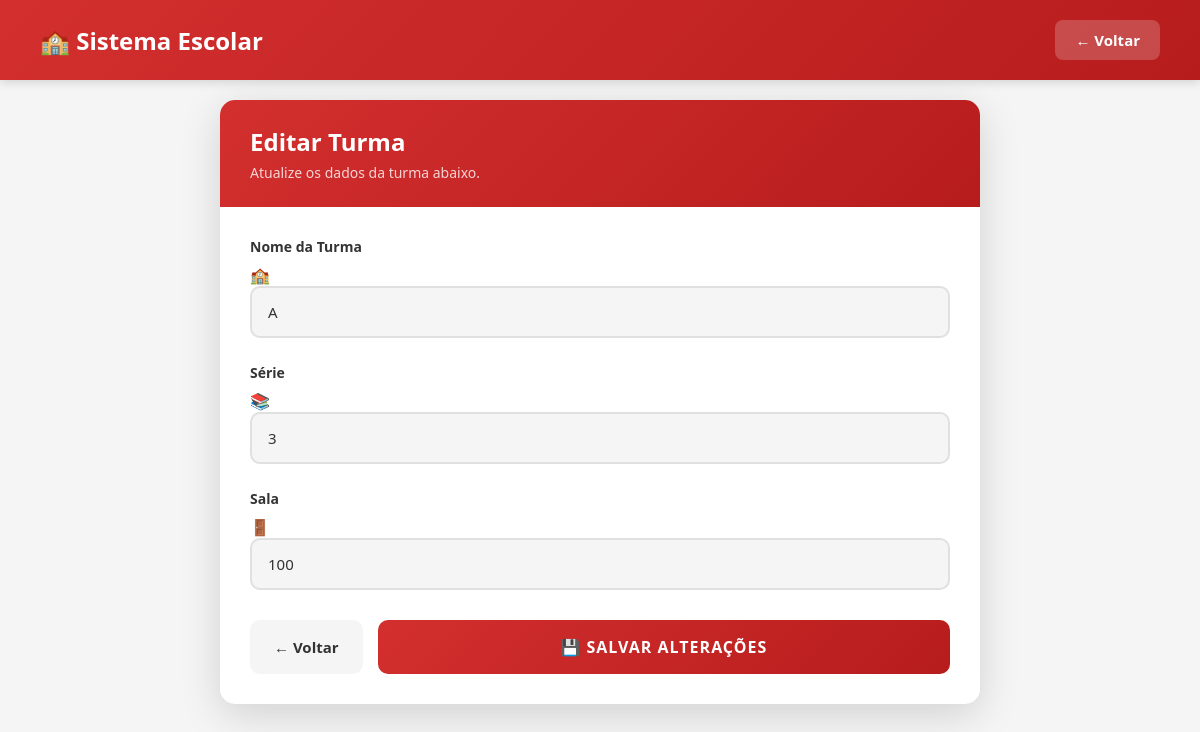
The page /editar_turma/1 (signed in) on the database its author committed.
### tables this page shows
CREATE TABLE turmas(
    id INTEGER PRIMARY KEY AUTOINCREMENT,
    nome TEXT NOT NULL,
    serie TEXT NOT NULL,
    sala TEXT,
    professor_id INTEGER
);

### app.py (the view, shortened to what this page needs)
@app.route("/editar_turma/<int:id>", methods=["GET","POST"])
def editar_turma(id):
    if "usuario" not in session:
        return redirect("/")
    conn = sqlite3.connect("banco.db")
    cursor = conn.cursor()
    cursor.execute("SELECT * FROM turmas WHERE id=?", (id,))
    turma = cursor.fetchone()
    conn.close()
    return render_template("editar_turma.html", turma=turma)

### templates/editar_turma.html (shortened to what this page needs)
<!DOCTYPE html>
<html lang="pt-br">
<head>
    <link rel="stylesheet" href="{{ url_for('static', filename='css/editar_turma.css') }}">
</head>
<body>
    <header class="header">
        <h1>🏫 Sistema Escolar</h1>
        <a href="/turmas" class="btn-voltar">← Voltar</a>
    </header>
    <div class="container">
        <div class="form-card">
            <div class="card-header">
                <h2>Editar Turma</h2>
                <p>Atualize os dados da turma abaixo.</p>
            </div>
            <div class="card-body">
                <form method="POST">
                    <div class="form-group">
                        <label for="nome">Nome da Turma</label>
                        <div class="input-wrapper">
                            <span class="icon">🏫</span>
                            <input type="text"
                                   id="nome"
                                   name="nome"
                                   value="{{ turma[1] }}"
                                   class="form-control"
                                   placeholder="Digite o nome da turma"
                                   required>
                        </div>
                    </div>
                    <div class="form-group">
                        <label for="serie">Série</label>
                        <div class="input-wrapper">
                            <span class="icon">📚</span>
                            <input type="text"
                                   id="serie"
                                   name="serie"
                                   value="{{ turma[2] }}"
                                   class="form-control"
                                   placeholder="Ex: 1º Ano"
                                   required>
                        </div>
                    </div>
                    <div class="form-group">
                        <label for="sala">Sala</label>
                        <div class="input-wrapper">
                            <span class="icon">🚪</span>
                            <input type="text"
                                   id="sala"
                                   name="sala"
                                   value="{{ turma[3] }}"
                                   class="form-control"
                                   placeholder="Ex: Sala 101">
                        </div>
                    </div>
                    <div class="btn-group">
                        <a href="/turmas" class="btn-voltar">
                            ← Voltar
                        </a>
                        <button type="submit" class="btn-submit">
                            <span>💾 Salvar alterações</span>
                        </button>
                    </div>
                </form>
            </div>
        </div>
    </div>
</body>
</html>

### static/css/editar_turma.css (style rules this page uses)
* { margin: 0; padding: 0; box-sizing: border-box; }
:root { --vermelho: #d32f2f; --vermelho-escuro: #b71c1c; --vermelho-claro: #ff5252; --verde: #4caf50; --cinza-escuro: #333333; --cinza-medio: #666666; --cinza-claro: #f5f5f5; --branco: #ffffff; --sombra: rgba(0, 0, 0, 0.1); --sombra-forte: rgba(0, 0, 0, 0.15); }
body { font-family: 'Segoe UI', Tahoma, Geneva, Verdana, sans-serif; background-color: var(--cinza-claro); min-height: 100vh; display: flex; flex-direction: column; }
.header { background: linear-gradient(135deg, var(--vermelho) 0%, var(--vermelho-escuro) 100%); color: var(--branco); padding: 20px 40px; display: flex; justify-content: space-between; align-items: center; box-shadow: 0 2px 10px var(--sombra-forte); position: fixed; top: 0; left: 0; right: 0; z-index: 100; }
.header h1 { font-size: 24px; font-weight: 600; display: flex; align-items: center; gap: 12px; }
.header .btn-voltar { background: rgba(255, 255, 255, 0.2); color: var(--branco); padding: 10px 20px; border-radius: 8px; text-decoration: none; font-weight: 600; transition: all 0.3s ease; }
.container { width: 100%; max-width: 800px; margin: 0 auto; padding: 100px 20px 40px; }
.form-card { background: var(--branco); border-radius: 15px; box-shadow: 0 10px 40px var(--sombra-forte); overflow: hidden; }
.card-header { background: linear-gradient(135deg, var(--vermelho) 0%, var(--vermelho-escuro) 100%); padding: 25px 30px; }
.card-header h2 { color: var(--branco); font-size: 24px; font-weight: 600; }
.card-header p { color: rgba(255, 255, 255, 0.8); font-size: 14px; margin-top: 5px; }
.card-body { padding: 30px; }
.form-group { margin-bottom: 25px; }
.form-group label { display: block; color: var(--cinza-escuro); font-size: 14px; font-weight: 600; margin-bottom: 8px; }
.form-control, .form-select { width: 100%; padding: 14px 16px; border: 2px solid #e0e0e0; border-radius: 10px; font-size: 15px; font-family: 'Segoe UI', sans-serif; transition: all 0.3s ease; background: var(--cinza-claro); color: var(--cinza-escuro); cursor: pointer; }
.form-control::placeholder { color: #999; }
.btn-group { display: flex; gap: 15px; margin-top: 30px; }
.btn-submit { flex: 1; padding: 16px 24px; background: linear-gradient(135deg, var(--vermelho) 0%, var(--vermelho-escuro) 100%); color: var(--branco); border: none; border-radius: 10px; font-size: 16px; font-weight: 700; font-family: 'Segoe UI', sans-serif; text-transform: uppercase; letter-spacing: 1px; cursor: pointer; transition: all 0.3s ease; display: flex; align-items: center; justify-content: center; gap: 10px; }
.btn-voltar { padding: 16px 24px; background: var(--cinza-claro); color: var(--cinza-escuro); border: none; border-radius: 10px; font-size: 15px; font-weight: 600; text-decoration: none; transition: all 0.3s ease; display: flex; align-items: center; justify-content: center; gap: 8px; }

### rows shown on the page
turmas: nome "A", serie "3", sala "100"
